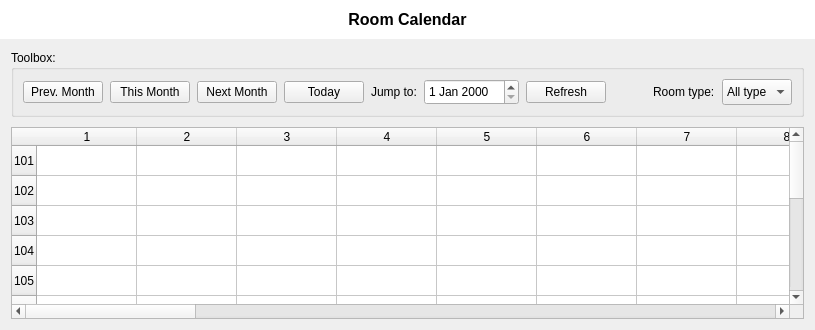
      <widget class="QWidget" name="calendarPage">
       <layout class="QVBoxLayout" name="verticalLayout_9">
        <property name="spacing">
         <number>0</number>
        </property>
        <property name="leftMargin">
         <number>0</number>
        </property>
        <property name="topMargin">
         <number>0</number>
        </property>
        <property name="rightMargin">
         <number>0</number>
        </property>
        <property name="bottomMargin">
         <number>0</number>
        </property>
        <item>
         <widget class="QLabel" name="label_6">
          <property name="enabled">
           <bool>true</bool>
          </property>
          <property name="sizePolicy">
           <sizepolicy hsizetype="Preferred" vsizetype="Fixed">
            <horstretch>0</horstretch>
            <verstretch>0</verstretch>
           </sizepolicy>
          </property>
          <property name="font">
           <font>
            <pointsize>12</pointsize>
            <weight>75</weight>
            <bold>true</bold>
           </font>
          </property>
          <property name="styleSheet">
           <string notr="true">QLabel {
	background: #ffffff;
	padding: 10px
}</string>
          </property>
          <property name="text">
           <string>Room Calendar</string>
          </property>
          <property name="alignment">
           <set>Qt::AlignCenter</set>
          </property>
         </widget>
        </item>
        <item>
         <layout class="QVBoxLayout" name="verticalLayout_7">
          <property name="spacing">
           <number>10</number>
          </property>
          <property name="leftMargin">
           <number>11</number>
          </property>
          <property name="topMargin">
           <number>11</number>
          </property>
          <property name="rightMargin">
           <number>11</number>
          </property>
          <property name="bottomMargin">
           <number>11</number>
          </property>
          <item>
           <widget class="QGroupBox" name="groupBox_2">
            <property name="sizePolicy">
             <sizepolicy hsizetype="Preferred" vsizetype="Fixed">
              <horstretch>0</horstretch>
              <verstretch>0</verstretch>
             </sizepolicy>
            </property>
            <property name="autoFillBackground">
             <bool>false</bool>
            </property>
            <property name="title">
             <string>Toolbox:</string>
            </property>
            <property name="flat">
             <bool>false</bool>
            </property>
            <layout class="QHBoxLayout" name="horizontalLayout_3">
             <property name="spacing">
              <number>7</number>
             </property>
             <item>
              <widget class="QPushButton" name="pushButton_7">
               <property name="sizePolicy">
                <sizepolicy hsizetype="Fixed" vsizetype="Fixed">
                 <horstretch>0</horstretch>
                 <verstretch>0</verstretch>
                </sizepolicy>
               </property>
               <property name="text">
                <string>Prev. Month</string>
               </property>
              </widget>
             </item>
             <item>
              <widget class="QPushButton" name="pushButton_8">
               <property name="sizePolicy">
                <sizepolicy hsizetype="Fixed" vsizetype="Fixed">
                 <horstretch>0</horstretch>
                 <verstretch>0</verstretch>
                </sizepolicy>
               </property>
               <property name="text">
                <string>This Month</string>
               </property>
              </widget>
             </item>
             <item>
              <widget class="QPushButton" name="pushButton_9">
               <property name="sizePolicy">
                <sizepolicy hsizetype="Fixed" vsizetype="Fixed">
                 <horstretch>0</horstretch>
                 <verstretch>0</verstretch>
                </sizepolicy>
               </property>
               <property name="text">
                <string>Next Month</string>
               </property>
              </widget>
             </item>
             <item>
              <widget class="QPushButton" name="pushButton_10">
               <property name="text">
                <string>Today</string>
               </property>
              </widget>
             </item>
             <item>
              <widget class="QLabel" name="label_9">
               <property name="text">
                <string>Jump to:</string>
               </property>
              </widget>
             </item>
             <item>
              <widget class="QDateEdit" name="dateEdit">
               <property name="minimumSize">
                <size>
                 <width>0</width>
                 <height>26</height>
                </size>
               </property>
              </widget>
             </item>
             <item>
              <widget class="QPushButton" name="pushButton_13">
               <property name="text">
                <string>Refresh</string>
               </property>
              </widget>
             </item>
             <item>
              <spacer name="horizontalSpacer_2">
               <property name="orientation">
                <enum>Qt::Horizontal</enum>
               </property>
               <property name="sizeHint" stdset="0">
                <size>
                 <width>40</width>
                 <height>20</height>
                </size>
               </property>
              </spacer>
             </item>
             <item>
              <widget class="QLabel" name="label_7">
               <property name="sizePolicy">
                <sizepolicy hsizetype="Fixed" vsizetype="Preferred">
                 <horstretch>0</horstretch>
                 <verstretch>0</verstretch>
                </sizepolicy>
               </property>
               <property name="text">
                <string>Room type:</string>
               </property>
              </widget>
             </item>
             <item>
              <widget class="QComboBox" name="comboBox_2">
               <property name="minimumSize">
                <size>
                 <width>0</width>
                 <height>26</height>
                </size>
               </property>
               <property name="maximumSize">
                <size>
                 <width>300</width>
                 <height>16777215</height>
                </size>
               </property>
               <property name="editable">
                <bool>false</bool>
               </property>
               <item>
                <property name="text">
                 <string>All type</string>
                </property>
               </item>
              </widget>
             </item>
            </layout>
           </widget>
          </item>
          <item>
           <widget class="QFrame" name="frame">
            <property name="sizePolicy">
             <sizepolicy hsizetype="Preferred" vsizetype="Preferred">
              <horstretch>3</horstretch>
              <verstretch>0</verstretch>
             </sizepolicy>
            </property>
            <layout class="QVBoxLayout" name="verticalLayout_8">
             <property name="leftMargin">
              <number>0</number>
             </property>
             <property name="topMargin">
              <number>0</number>
             </property>
             <property name="rightMargin">
              <number>0</number>
             </property>
             <property name="bottomMargin">
              <number>0</number>
             </property>
             <item>
              <widget class="QTableWidget" name="tableWidget_3">
               <property name="sizePolicy">
                <sizepolicy hsizetype="Expanding" vsizetype="Expanding">
                 <horstretch>3</horstretch>
                 <verstretch>0</verstretch>
                </sizepolicy>
               </property>
               <attribute name="horizontalHeaderStretchLastSection">
                <bool>true</bool>
               </attribute>
               <attribute name="verticalHeaderCascadingSectionResizes">
                <bool>false</bool>
               </attribute>
               <row>
                <property name="text">
                 <string>101</string>
                </property>
               </row>
               <row>
                <property name="text">
                 <string>102</string>
                </property>
               </row>
               <row>
                <property name="text">
                 <string>103</string>
                </property>
               </row>
               <row>
                <property name="text">
                 <string>104</string>
                </property>
               </row>
               <row>
                <property name="text">
                 <string>105</string>
                </property>
               </row>
               <row>
                <property name="text">
                 <string>106</string>
                </property>
               </row>
               <row>
                <property name="text">
                 <string>107</string>
                </property>
               </row>
               <row>
                <property name="text">
                 <string>108</string>
                </property>
               </row>
               <row>
                <property name="text">
                 <string>109</string>
                </property>
               </row>
               <row>
                <property name="text">
                 <string>110</string>
                </property>
               </row>
               <row>
                <property name="text">
                 <string>201</string>
                </property>
               </row>
               <row>
                <property name="text">
                 <string>202</string>
                </property>
               </row>
               <row>
                <property name="text">
                 <string>203</string>
                </property>
               </row>
               <column>
                <property name="text">
                 <string>1</string>
                </property>
               </column>
               <column>
                <property name="text">
                 <string>2</string>
                </property>
               </column>
               <column>
                <property name="text">
                 <string>3</string>
                </property>
               </column>
               <column>
                <property name="text">
                 <string>4</string>
                </property>
               </column>
               <column>
                <property name="text">
                 <string>5</string>
                </property>
               </column>
               <column>
                <property name="text">
                 <string>6</string>
                </property>
               </column>
               <column>
                <property name="text">
                 <string>7</string>
                </property>
               </column>
               <column>
                <property name="text">
                 <string>8</string>
                </property>
               </column>
               <column>
                <property name="text">
                 <string>9</string>
                </property>
               </column>
               <column>
                <property name="text">
                 <string>10</string>
                </property>
               </column>
               <column>
                <property name="text">
                 <string>11</string>
                </property>
               </column>
               <column>
                <property name="text">
                 <string>12</string>
                </property>
               </column>
               <column>
                <property name="text">
                 <string>13</string>
                </property>
               </column>
               <column>
                <property name="text">
                 <string>14</string>
                </property>
               </column>
               <column>
                <property name="text">
                 <string>15</string>
                </property>
               </column>
               <column>
                <property name="text">
                 <string>16</string>
                </property>
               </column>
               <column>
                <property name="text">
                 <string>17</string>
                </property>
               </column>
               <column>
                <property name="text">
                 <string>18</string>
                </property>
               </column>
               <column>
                <property name="text">
                 <string>19</string>
                </property>
               </column>
               <column>
                <property name="text">
                 <string>20</string>
                </property>
               </column>
               <column>
                <property name="text">
                 <string>21</string>
                </property>
               </column>
               <column>
                <property name="text">
                 <string>22</string>
                </property>
               </column>
               <column>
                <property name="text">
                 <string>23</string>
                </property>
               </column>
               <column>
                <property name="text">
                 <string>24</string>
                </property>
               </column>
               <column>
                <property name="text">
                 <string>25</string>
                </property>
               </column>
               <column>
                <property name="text">
                 <string>26</string>
                </property>
               </column>
               <column>
                <property name="text">
                 <string>27</string>
                </property>
               </column>
               <column>
                <property name="text">
                 <string>28</string>
                </property>
               </column>
               <column>
                <property name="text">
                 <string>29</string>
                </property>
               </column>
               <column>
                <property name="text">
                 <string>30</string>
                </property>
               </column>
               <column>
                <property name="text">
                 <string>31</string>
                </property>
               </column>
              </widget>
             </item>
            </layout>
           </widget>
          </item>
         </layout>
        </item>
       </layout>
      </widget>
